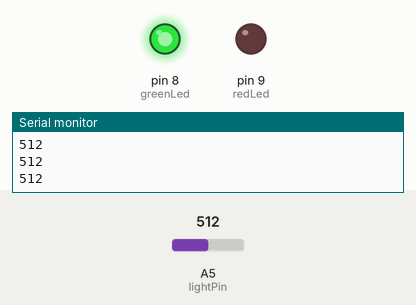
Recording of a sketch running on a simulated Arduino Uno, built with avr-gcc and run on an emulated ATmega328P. On the bench: output pins drawn as LEDs (lit = HIGH), the last lines printed to the serial monitor. The test bench sets the inputs (shaded band); at power-on: A5 (lightPin) = 512.

Above: at 1.2 s.
1.3 s: A5 (lightPin) set to 54
2.8 s: A5 (lightPin) set to 45
At 4.2 s:
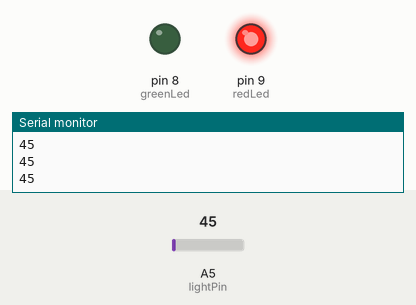
4.5 s: A5 (lightPin) set to 122
At 5.5 s:
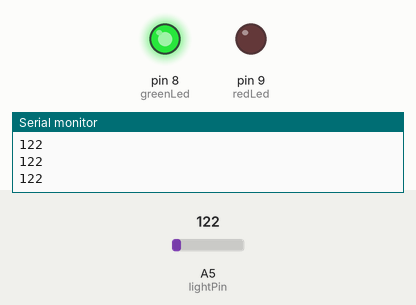
6.0 s: A5 (lightPin) set to 40
At 6.7 s:
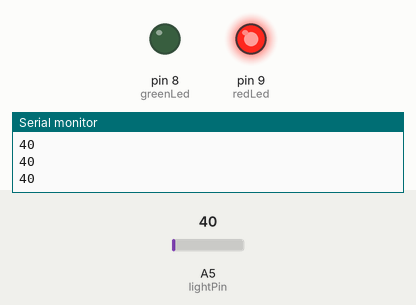
Timing chart, 0 to 8.5 s (numbered marks = the images above; inputs shaded):
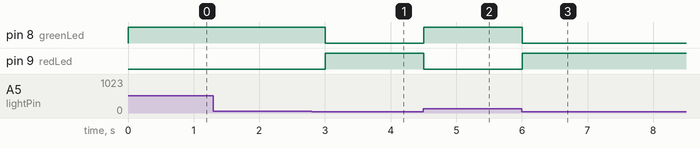

The sketch:

arduino_project_photoresistor_light_on_off.ino
```cpp
int lightPin = A5;
int lightVal;
int greenLed = 8;
int redLed = 9;
int wt = 250;
void setup(){

  Serial.begin(9600);
  pinMode(lightPin, INPUT);
  pinMode(redLed, OUTPUT);
  pinMode(greenLed, OUTPUT);

}

void loop(){

  lightVal = analogRead(lightPin);
  Serial.println(lightVal);

  if(lightVal > 50){

    digitalWrite(redLed, LOW);
    digitalWrite(greenLed, HIGH);

  }
  else{

    digitalWrite(greenLed, LOW);
    digitalWrite(redLed, HIGH);

  }

  delay(wt);

}
```

Measured:
- the behaviour switches between 51 and 50 on A5 (lightPin) (found by bisection; images 0 and 1)
- after the input at 2.8 s, pin 8 (greenLed): HIGH → LOW after 0.20 s; pin 9 (redLed): LOW → HIGH after 0.20 s
- after the input at 4.5 s, pin 8 (greenLed): LOW → HIGH at once; pin 9 (redLed): HIGH → LOW at once
- after the input at 6.0 s, pin 8 (greenLed): HIGH → LOW at once; pin 9 (redLed): LOW → HIGH at once
